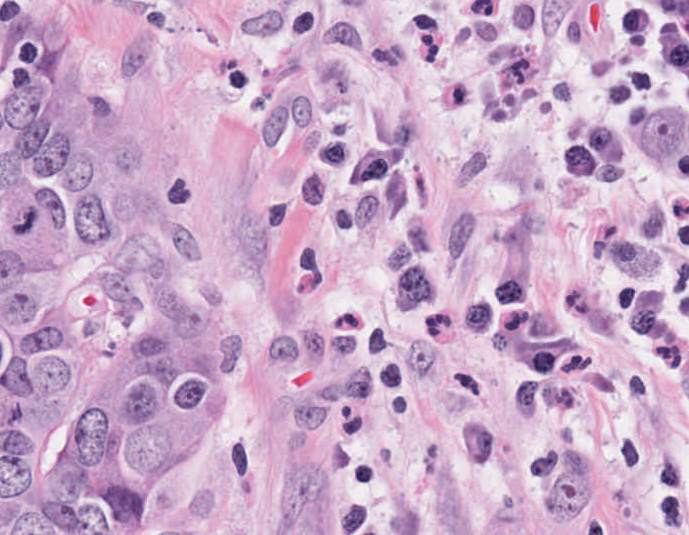
#> input picture TCGA-3M-AB46-01Z-00-DX1.jpg, 689 x 535 px
$ python Example_08.py
#> lines starting #> are read from the running program, lines starting #| are printed output that depends on the picture
'''
purpurse: be familiar with image edge operators

author: Hongming Xu
email: mxu@ualberta.ca
'''

import matplotlib.pyplot as plt
import numpy as np
from skimage.color import rgb2gray
from skimage import filters, feature


I=plt.imread('TCGA-3M-AB46-01Z-00-DX1.jpg')
#> I is the input picture: shape (535, 689, 3); mean R, G, B 199.7, 167.1, 199.4

# color image to gray scale image
# the equation for gray image: Y = 0.2125 R + 0.7154 G + 0.0721 B
I_gray=(rgb2gray(I)*255).astype(np.uint8)
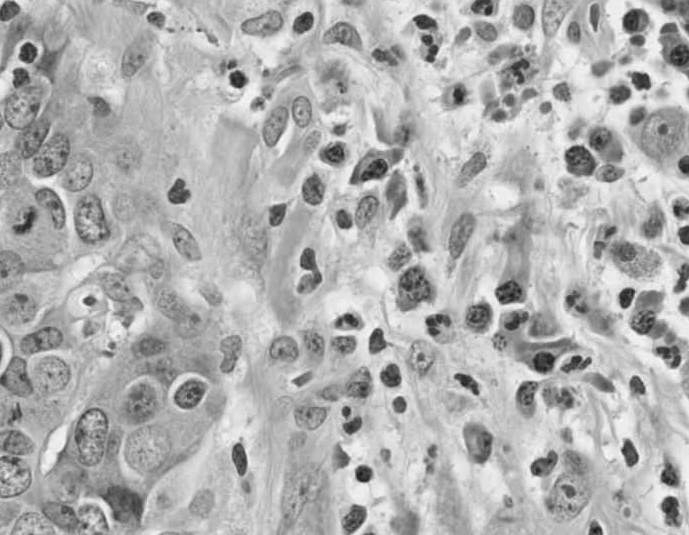
#> I_gray: shape (535, 689); min 20, max 251, mean 175.8

edge_roberts = filters.roberts(I_gray)
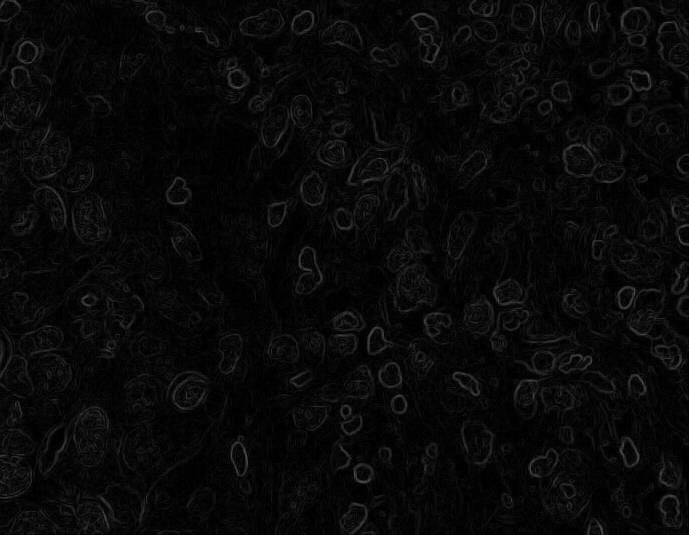
#> edge_roberts: shape (535, 689) float64; min 0, max 0.327, mean 0.0362
edge_sobel = filters.sobel(I_gray)
edge_prewitt = filters.prewitt(I_gray)
edge_canny1 = feature.canny(I_gray,sigma=3)
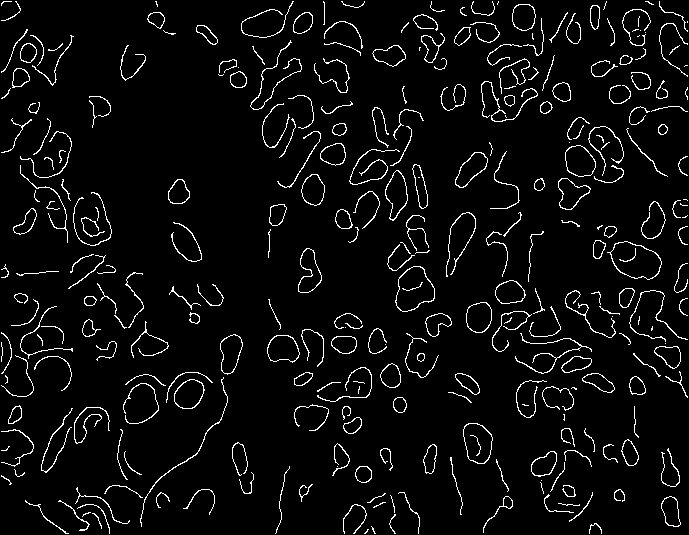
#> edge_canny1: shape (535, 689) bool; 4.9% white in thin lines or dots
edge_canny2 = feature.canny(I_gray,sigma=5)
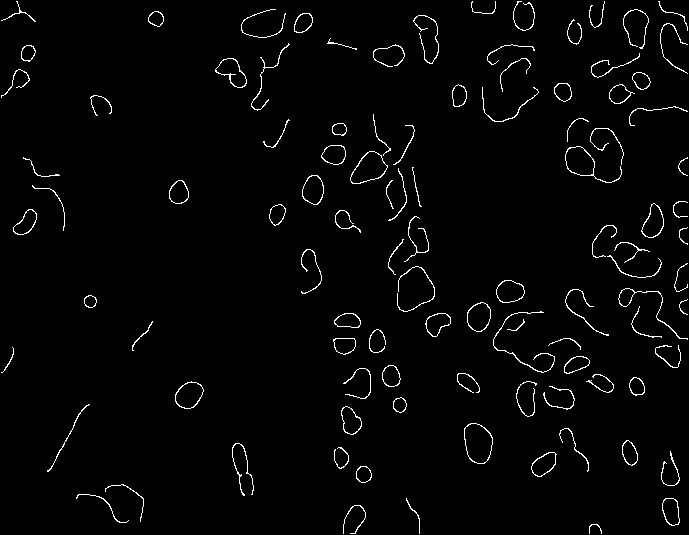
#> edge_canny2: shape (535, 689) bool; 2.2% white in thin lines or dots


ax1=plt.subplot(231)
plt.imshow(I_gray,cmap='gray')
ax1.title.set_text('Gray Image')
ax2=plt.subplot(232)
plt.imshow(edge_roberts,cmap='gray')
ax2.title.set_text('Roberts Operator')

ax3=plt.subplot(233)
plt.imshow(edge_sobel,cmap='gray')
ax3.title.set_text('Sobel Operator')
ax4=plt.subplot(234)
plt.imshow(edge_prewitt,cmap='gray')
ax4.title.set_text('Prewitt Operator')

ax5=plt.subplot(235)
plt.imshow(edge_canny1,cmap='gray')
ax5.title.set_text('Canny sigma=3')

ax6=plt.subplot(236)
plt.imshow(edge_canny2,cmap='gray')
ax6.title.set_text('Canny sigma=5')

plt.show()
plt.pause(2)
plt.close()
